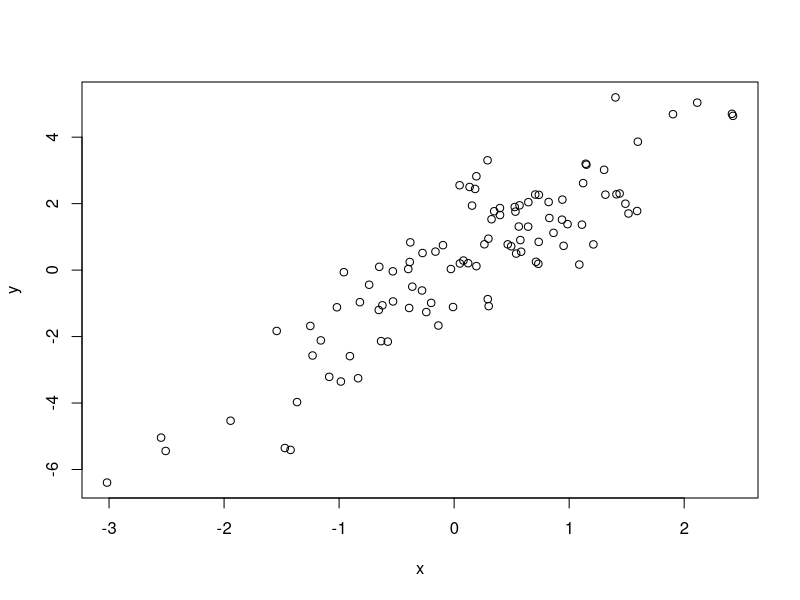

R code for this plot:
## ---- chunk 1
knitr::opts_chunk$set(echo = TRUE)
## ---- chunk 2
x <- rnorm(100)
y <- 2*x + rnorm(100)
plot(x, y)
